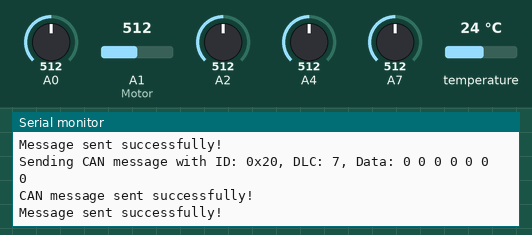
The sketch below on a simulated Arduino Nano, built with avr-gcc and run on an emulated ATmega328P. Shown: the last lines printed to the serial monitor. Inputs (shaded band) come from the test bench; at power-on: temperature 24 °C, A0 = 512, A1 (Motor) = 512, A2 = 512, A4 = 512, A7 = 512.

Above: at 3.5 s.
3.6 s: temperature set to 12 °C
6.2 s: A0 set to 716
9.2 s: A1 (Motor) set to 716
At 10.6 s:
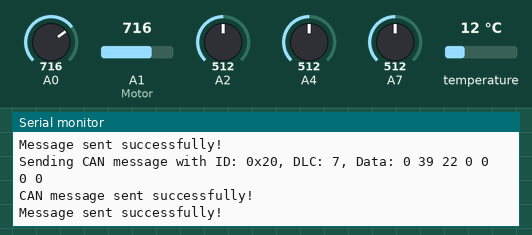
12.2 s: A2 set to 716
At 13.5 s:
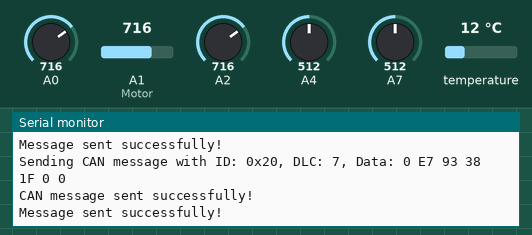
14.2 s: A4 set to 716
At 15.6 s:
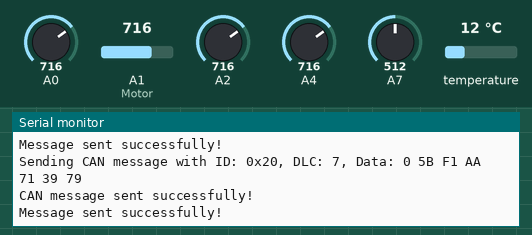
16.2 s: A7 set to 716
At 17.6 s:
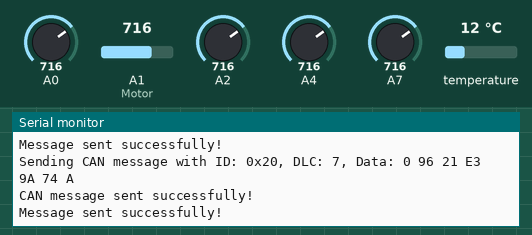
Timing chart, 0 to 19.2 s (numbered marks = the images above; inputs shaded):
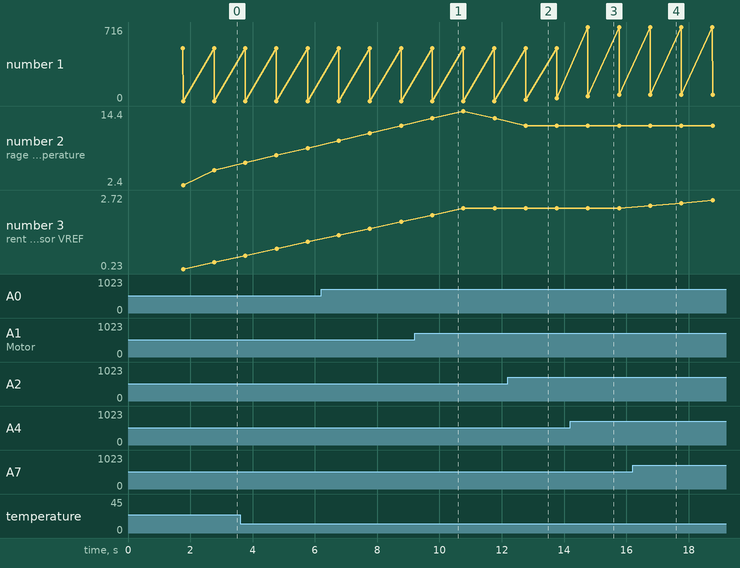

Measured:
- after the input at 9.2 s, the serial monitor: prints a new line after 0.58 s (image 1)
- after the input at 12.2 s, the serial monitor: prints a new line after 0.57 s (image 2)
- after the input at 14.2 s, the serial monitor: prints a new line after 0.57 s (image 3)
- after the input at 16.2 s, the serial monitor: prints a new line after 0.57 s (image 4)
- plotted number 1: 0 → 29 after the input at 12.2 s
- plotted number 2: 4.8 → 8.4 after the input at 3.6 s
- plotted number 3: 2.27 → 2.72 after the input at 16.2 s

The sketch:

Final.ino
```cpp
#include <SPI.h>
#include <mcp2515.h>
#include <OneWire.h>
#include <DallasTemperature.h>

// MCP2515 Initialization
MCP2515 mcp2515(10); // Chip Select pin 10

// Data wire is plugged into port 2 on the Arduino for temperature sensor
#define ONE_WIRE_BUS 2

OneWire oneWire(ONE_WIRE_BUS);
DallasTemperature sensors(&oneWire);

// Define the reference voltage constant
const float VREF = 4.54;

// Define resistor values for the voltage divider
const float R1 = 226500; // 220k ohms
const float R2 = 12080;  // 12k ohms

const float Aux_Coils = 1;
const float Solar_Coils = 1;

// Define the delay between cycles in milliseconds
const int cycleDelay = 1000; // 10 times per second

const int numReadings = 10; // Number of readings for averaging
float temperatureReadings[numReadings];
float currentSensorVREFReadings[numReadings];
float batteryVoltageReadings[numReadings];
float currentSensorMotorReadings[numReadings];
float currentSensorAuxiliaryReadings[numReadings];
float currentSensorSolarReadings[numReadings];

int readIndex = 0; // Index for circular buffer
float totalTemperature = 0;
float totalCurrentSensorVREF = 0;
float totalBatteryVoltage = 0;
float totalCurrentSensorMotor = 0;
float totalCurrentSensorAuxiliary = 0;
float totalCurrentSensorSolar = 0;

unsigned long lastTempReadTime = 0; // Time of last temperature reading
unsigned long lastCANSendTime = 0; // Time of last CAN message send

// Define CAN frame structures
struct can_frame frame_temperaturevoltage;
struct can_frame frame_motorauxsolar;

void setup() {
  // Initialize serial communication
  Serial.begin(115200);
  while (!Serial) {}

  // Initialize MCP2515 CAN controller
  Serial.println("Initializing MCP2515...");
  mcp2515.reset();
  mcp2515.setBitrate(CAN_250KBPS, MCP_8MHZ);
  mcp2515.setNormalMode();
  Serial.println("Setup Complete - Ready to send CAN messages.");

  // Initialize temperature sensor
  sensors.begin();

  // Initialize all the readings to 0
  for (int thisReading = 0; thisReading < numReadings; thisReading++) {
    temperatureReadings[thisReading] = 0;
    currentSensorVREFReadings[thisReading] = 0;
    batteryVoltageReadings[thisReading] = 0;
    currentSensorMotorReadings[thisReading] = 0;
    currentSensorAuxiliaryReadings[thisReading] = 0;
    currentSensorSolarReadings[thisReading] = 0;
  }
}

void loop() {
  unsigned long currentMillis = millis();

  // Read temperature every 1 second
  if (currentMillis - lastTempReadTime >= 1000) {
    sensors.requestTemperatures();
    float temperature = sensors.getTempCByIndex(0);
    totalTemperature -= temperatureReadings[readIndex];
    temperatureReadings[readIndex] = temperature;
    totalTemperature += temperature;
    lastTempReadTime = currentMillis;
  }

  // Read other sensors based on cycle delay
  if (currentMillis % cycleDelay == 0) {
    // Read sensor values from analog pins
    int sensorValueA7 = analogRead(A7);    // VREF
    int sensorValueA0 = analogRead(A0);    // Battery
    int sensorValueA1 = analogRead(A1);    // Motor
    int sensorValueA2 = analogRead(A2);    // Auxiliary
    int sensorValueA4 = analogRead(A4);    // Solar

    Serial.println(sensorValueA4);
    // Convert analog readings to voltages
    float Current_Sensor_VREF = sensorValueA7 * (VREF / 1023.0);
    float Battery_Voltage_Sensor = sensorValueA0 * (VREF / 1023.0);
    float Current_Sensor_Motor_Voltage = sensorValueA1 * (VREF / 1023.0);
    float Current_Sensor_Auxiliary_Voltage = sensorValueA2 * (VREF / 1023.0);
    float Current_Sensor_Solar_Voltage = sensorValueA4 * (VREF / 1023.0);

    // Calculate battery voltage and currents
    float Battery_Voltage_Temp = Battery_Voltage_Sensor * (R1 + R2) / R2;
    float Battery_Voltage = Battery_Voltage_Temp + ((Battery_Voltage_Temp * 0.0141) + 0.058);

    float Current_Motor_Temp = ((Current_Sensor_Motor_Voltage - Current_Sensor_VREF) * 200) / 1.25;
    float Current_Motor = Current_Motor_Temp + ((Current_Motor_Temp * 0.0283) -  0.2982);

    float Current_Auxiliary_Temp = ((Current_Sensor_Auxiliary_Voltage - Current_Sensor_VREF) * 200) / 1.25;
    float Current_Auxiliary = Current_Auxiliary_Temp + ((Current_Auxiliary_Temp * 0.0102) -  0.266);

    float Current_Solar_Temp = ((Current_Sensor_Solar_Voltage - Current_Sensor_VREF) * 200) / 1.25;
    float Current_Solar = Current_Solar_Temp + ((Current_Solar_Temp * 0.0351) - 0.2808);

    // Update total values by subtracting the oldest reading and adding the new reading
    totalCurrentSensorVREF -= currentSensorVREFReadings[readIndex];
    totalBatteryVoltage -= batteryVoltageReadings[readIndex];
    totalCurrentSensorMotor -= currentSensorMotorReadings[readIndex];
    totalCurrentSensorAuxiliary -= currentSensorAuxiliaryReadings[readIndex];
    totalCurrentSensorSolar -= currentSensorSolarReadings[readIndex];

    currentSensorVREFReadings[readIndex] = Current_Sensor_VREF;
    batteryVoltageReadings[readIndex] = Battery_Voltage;
    currentSensorMotorReadings[readIndex] = Current_Motor;
    currentSensorAuxiliaryReadings[readIndex] = Current_Auxiliary;
    currentSensorSolarReadings[readIndex] = Current_Solar;

    totalCurrentSensorVREF += Current_Sensor_VREF;
    totalBatteryVoltage += Battery_Voltage;
    totalCurrentSensorMotor += Current_Motor;
    totalCurrentSensorAuxiliary += Current_Auxiliary;
    totalCurrentSensorSolar += Current_Solar;

    // Advance to the next position in the circular buffer
    readIndex = (readIndex + 1) % numReadings;

    float averageTemperature = totalTemperature / numReadings;
    float averageCurrentSensorVREF = totalCurrentSensorVREF / numReadings;
    if (averageCurrentSensorVREF < 0) {
        averageCurrentSensorVREF = 0;
    }

    float averageBatteryVoltage = (totalBatteryVoltage / numReadings);
    if (averageBatteryVoltage < 0.5) {
        averageBatteryVoltage = 0;
    }

    float averageCurrentMotor = totalCurrentSensorMotor / numReadings;
    if (averageCurrentMotor < 1) {
        averageCurrentMotor = 0;
    }

    float averageCurrentAuxiliary = (totalCurrentSensorAuxiliary / numReadings)/Aux_Coils;
    if (averageCurrentAuxiliary < 0.1) {
        averageCurrentAuxiliary = 0;
    }
    Serial.println(averageCurrentAuxiliary);

    float averageCurrentSolar = (totalCurrentSensorSolar / numReadings)/Solar_Coils;
    if (averageCurrentSolar < 0.5) {
        averageCurrentSolar = 0;
    }

    // Print the averages and power values to serial monitor
    Serial.print("Average Temperature: ");
    Serial.println(averageTemperature);
    Serial.print("Average Current Sensor VREF: ");
    Serial.println(averageCurrentSensorVREF);
    Serial.print("Average Battery Voltage: ");
    Serial.println(averageBatteryVoltage);
    Serial.print("Average Current Motor: ");
    Serial.println(averageCurrentMotor);
    Serial.print("Average Current Auxiliary: ");
    Serial.println(averageCurrentAuxiliary);
    Serial.print("Average Current Solar: ");
    Serial.println(averageCurrentSolar);

    // Send CAN messages with the averages and power values at 1Hz frequency
    if (currentMillis - lastCANSendTime >= 1000) {
      sendTemperatureVoltage(averageTemperature, averageBatteryVoltage, 0x010, frame_temperaturevoltage);
      sendMotorAuxSolar(averageCurrentMotor, averageCurrentAuxiliary, averageCurrentSolar, 0x020, frame_motorauxsolar);
      lastCANSendTime = currentMillis;
    }
  }
}

// Function to send a CAN frame with a single float value
void sendTemperatureVoltage(float temp, float voltage, uint16_t id, struct can_frame &frame) {
  uint8_t data_array[6];
  int temp_milli = static_cast<int>(temp * 1000);
  data_array[0] = (temp_milli >> 16) & 0xFF;
  data_array[1] = (temp_milli >> 8) & 0xFF;
  data_array[2] = temp_milli & 0xFF;

  int volt_milli = static_cast<int>(voltage * 1000);
  data_array[3] = (volt_milli >> 16) & 0xFF;
  data_array[4] = (volt_milli >> 8) & 0xFF;
  data_array[5] = volt_milli & 0xFF;

  initCANFrame(frame, id, data_array, 6);
  sendCANMessage(frame);
}

void sendMotorAuxSolar(float motor, float aux, float solar, uint16_t id, struct can_frame &frame) {
  uint8_t data_array[7];
  int motor_milli = static_cast<int>(motor * 1000);
  data_array[0] = (motor_milli >> 16) & 0xFF;
  data_array[1] = (motor_milli >> 8) & 0xFF;
  data_array[2] = motor_milli & 0xFF;

  int aux_milli = static_cast<int>(aux * 1000);
  data_array[3] = (aux_milli >> 8) & 0xFF;
  data_array[4] = aux_milli & 0xFF;

  int solar_milli = static_cast<int>(solar * 1000);
  data_array[5] = (solar_milli >> 8) & 0xFF;
  data_array[6] = solar_milli & 0xFF;

  initCANFrame(frame, id, data_array, 7);
  sendCANMessage(frame);
}


// Function to initialize a CAN frame
void initCANFrame(struct can_frame &frame, uint16_t id, uint8_t data[], uint8_t length) {
  frame.can_id = id;
  frame.can_dlc = length;
  for (int i = 0; i < length; i++) {
    frame.data[i] = data[i];
  }
}

// Function to send a CAN message
void sendCANMessage(struct can_frame &frame) {
  // Print CAN message details
  Serial.print("Sending CAN message with ID: 0x");
  Serial.print(frame.can_id, HEX);
  Serial.print(", DLC: ");
  Serial.print(frame.can_dlc);
  Serial.print(", Data: ");
  for (int i = 0; i < frame.can_dlc; i++) {
    Serial.print(frame.data[i], HEX);
    Serial.print(" ");
  }
  Serial.println();

  // Add the additional text line here
  Serial.println("CAN message sent successfully!");

  // Send the CAN message
  if (mcp2515.sendMessage(&frame) == MCP2515::ERROR_OK) {
    Serial.println("Message sent successfully!");
  } else {
    Serial.println("Error: Message not sent.");
  }
  Serial.println();
}
```
